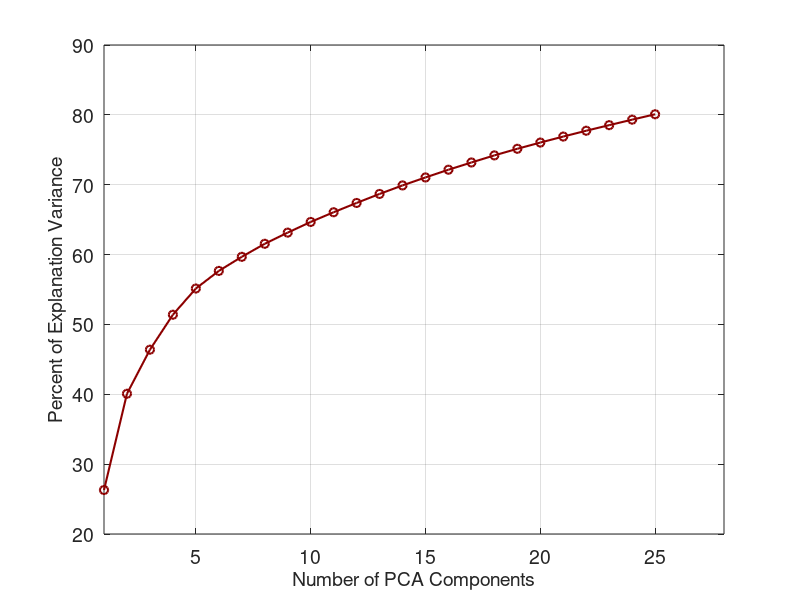

Write MATLAB code to recreate this figure. (Note: this script raises an error after producing the figure.)
%%
clear
clc

load('gmv_all_r.mat') 
load('gmv_id.mat') %%%% gmv samples id
load('methy_index.mat')  %%%%% methylation samples id
load('sig_methy_cpg_2.mat')
load('pathway_gene_targetpath.mat')
load('demethy_pls_genes05.mat')  %%% PLS and DMP overlapped genes 
load('cpg_site.mat') %%% PLS and DMP overlapped genes' cpg sites


%% methy and gmv corr 获取甲基化样本对应 gmv 计算相关
all_ids = [hc_id_gmv;mdd_id_gmv];

sig_region = regions_mdd_hc;
%%% hc
[a,id_hc] = ismember(hc_index_methy,all_ids);
hc_gmv = gmv_all_r_glm(id_hc,sig_region);

%%% mdd
[a,id_mdd] = ismember(mdd_index_methy,all_ids);
mdd_gmv = gmv_all_r_glm(id_mdd,sig_region);

%% pca 甲基化PCA降维；进行glm 线性拟合 pls_overlap  mdd
gmv_all = [mdd_gmv;hc_gmv];
sig_methy_data_all = [sig_methy_cpg_mdd;sig_methy_cpg_hc];

sig_methy_data_all_overlap = sig_methy_cpg_mdd(:,pathway_gene_targetpath==1);
sig_methy_data_all_overlap = zscore(sig_methy_data_all_overlap);


[coeff,score,latent,tsquared,explained,mu] = pca(sig_methy_data_all_overlap);

sum(explained(1:25)) %%%% explain rates;
sum_exp = [];
for i=1:25
    sumexp(i) = sum(explained(1:i));
end

dim=25;
figure
plot(1:dim,sumexp,'-o','LineWidth',1.5,'Color',[140/255,0,0]);
set(gca,'Fontsize',14)
xlabel('Number of PCA Components','FontSize',14);
ylabel('Percent of Explanation Variance','FontSize',14);
xlim([1,28])
grid on

%% PCR analysis of mdd gmv and mdd methylation
F_step_gmv_methy = [];
P_step_gmv_methy = [];

for j=1:15
    k=10+j;
    [coeff,score,latent,tsquared,explained,mu] = pca(sig_methy_data_all_overlap,'NumComponents',k);
    for i=1:10
        [b,se,pval,finalmodel,stats] = stepwisefit(score,mdd_gmv(:,i),'display','off');
        F_step_gmv_methy(j,i) = stats.fstat;
        P_step_gmv_methy(j,i) = stats.pval;
    end 
end


%% get PCR compents of FFC , IFG, ACC
R = 1;

[b,se,pval,finalmodel,stats] = stepwisefit(score,mdd_gmv(:,R),'display','off');
pred_y_swlr1 = stats.intercept + score(:,finalmodel)*b(finalmodel);
[r,p] = corr(mdd_gmv(:,R),pred_y_swlr1)
figure
plot(mdd_gmv(:,R),pred_y_swlr1,'.')
lsline
comps_1 = find(finalmodel==1);
comps_1_v = b(finalmodel==1)


%%% IFG
R = 8;
[b,se,pval,finalmodel,stats] = stepwisefit(score,mdd_gmv(:,R),'display','off');
pred_y_swlr1 = stats.intercept + score(:,finalmodel)*b(finalmodel);
[r,p] = corr(mdd_gmv(:,R),pred_y_swlr1)
figure
plot(mdd_gmv(:,R),pred_y_swlr1,'.')
lsline
comps_2 = find(finalmodel==1);
comps_2_v = b(finalmodel==1)

%%% ACC
R = 10;
[b,se,pval,finalmodel,stats] = stepwisefit(score,mdd_gmv(:,R),'display','off');
pred_y_swlr1 = stats.intercept + score(:,finalmodel)*b(finalmodel);
[r,p] = corr(mdd_gmv(:,R),pred_y_swlr1)
figure
plot(mdd_gmv(:,R),pred_y_swlr1,'.')
lsline 
comps_3 = find(finalmodel==1);
comps_3_v = b(finalmodel==1)

%% Leave one out cross valition of PCR model

%%% FFC
R = 1;
x=score(:,comps_1);
y=mdd_gmv(:,R);
y_pred = [];

for i=1:length(y)
    train_data_index = setdiff([1:length(y)],i);
    test_y = y(i);
    test_x = x(i,:);
    train_y = y(train_data_index);
    train_x = x(train_data_index,:);
    [b,bint,r,rint,stats] = regress(train_y,[ones(length(train_x),1),train_x]);
    pred_y = [1,test_x]*b;  
    y_pred(i) = pred_y;
end
[r,p] = corr(y,y_pred')
figure
plot(y,y_pred','.')
lsline


%%% IFG
R = 8;
x=score(:,comps_2);
y=mdd_gmv(:,R);
y_pred = [];

for i=1:length(y)
    train_data_index = setdiff([1:length(y)],i);
    test_y = y(i);
    test_x = x(i,:);
    train_y = y(train_data_index);
    train_x = x(train_data_index,:); 
    [b,bint,r,rint,stats] = regress(train_y,[ones(length(train_x),1),train_x]);
    pred_y = [1,test_x]*b; 
    y_pred(i) = pred_y;
end

[r,p] = corr(y,y_pred')
figure
plot(y,y_pred','.')
lsline


%%% ACC
R = 10;
x=score(:,comps_3);
y=mdd_gmv(:,R);
y_pred = [];


for i=1:length(y)
    train_data_index = setdiff([1:length(y)],i);
    test_y = y(i);
    test_x = x(i,:);
    train_y = y(train_data_index);
    train_x = x(train_data_index,:); 
    [b,bint,r,rint,stats] = regress(train_y,[ones(length(train_x),1),train_x]);
    pred_y = [1,test_x]*b;
    y_pred(i) = pred_y;
end

[r,p] = corr(y, y_pred')
figure
plot(y, y_pred', '.')
lsline

%% get methylation cpg weights in FFC,IFG,ACC  

%%% ffc
[r1,p] = corr(sig_methy_data_all_overlap,score(:,comps_1));
r_comp1= sum(abs(r1)/3,2);
r_comp1_r = sort(r_comp1,'descend');
r1_comp1 = r1;

%%%IFG
[r1,p] = corr(sig_methy_data_all_overlap,score(:,comps_2));
r_comp2 = sum(abs(r1)/2,2);
r_comp2_r = sort(r_comp2,'descend');
r2_comp1 = r1;

%%% ACC
[r1,p] = corr(sig_methy_data_all_overlap,score(:,comps_3));
r_comp3 = sum(abs(r1)/2,2);
r_comp3_r = sort(r_comp3,'descend');
r3_comp1 = r1;

weight_all = [];
weight_all = [r_comp1,r_comp2,r_comp3];
id1 = find(weight_all(:,1)>r_comp1_r(5));
id2 = find(weight_all(:,2)>r_comp2_r(10));
id3 = find(weight_all(:,3)>r_comp3_r(10));

ids = union(id1,id2);
ids = union(ids,id3); 
ids = union(ids,[24,28,120])  %%% add MDD risk genes 'CRHBP','HTR1A','NTRK3';

r1_comp1_ids = r1_comp1(ids,:);
r2_comp1_ids = r2_comp1(ids,:);
r3_comp1_ids = r3_comp1(ids,:);

weight_all_1 = weight_all(ids,:);
%weight_all_2 = weight_all_1./sum(weight_all_1);

genes_pathway = demethy_pls_genes05(pathway_gene_targetpath==1) ;
cpg_pathway = cpg_site(pathway_gene_targetpath==1);

overlap_genes = demethy_pls_genes05(pathway_gene_targetpath==1);
weight_genes = overlap_genes(ids)
weight_cpg = cpg_pathway(ids)

%%%% remove unrelated genes and the genes had multiple cpgs
weight_genes_sub = [3,5,6,7,8,10,15,16,20,21,22,24];
weight_genes(weight_genes_sub)

weight_all_1([4,9,11,13,8,17,23],:)=[];
weight_genes([4,9,11,13,8,17,23]) =[];
weight_cpg([4,9,11,13,8,17,23]) = [];
ids([4,9,11,13,8,17,23])=[];
%% cpg methy and gene exp correlation in IFG
load('100DS360scaledRobustSigmoidNSGRNAseqQC1LRcortex_ROI_NOdistCorrEuclidean.mat');
group_express=parcelExpression(sig_region,2:end);   
GENEdata=group_express;     
gene_name = probeInformation.GeneSymbol;

%%% mean values of cpg methylation
sig_methy_cpg_mdd_overlap = sig_methy_cpg_mdd(:,pathway_gene_targetpath==1);
sig_methy_cpg_mdd_overlap_mean = mean(sig_methy_cpg_mdd_overlap)';

%%% IFG cpgs methylation and gene expression
%%% select cpg weights or gene express higher in IFG;
weight_genes_sub = [3:8,10,11,14:17]

[h,id] = ismember(weight_genes(weight_genes_sub),gene_name);
cpg_gene_exp = GENEdata(:,id);
score_methy1 = sig_methy_cpg_mdd_overlap_mean(ids(weight_genes_sub));

[r,p] = corr(cpg_gene_exp([8],:)',score_methy1,'type','Spearman')

genes_ifg_top = weight_genes(weight_genes_sub);
exp_ifg_cpg = cpg_gene_exp(8,:)';
methy_ifg_cpg = score_methy1;

plot(score_methy1,cpg_gene_exp(8,:)','.')
lsline 

%% ifg random permuation test of correlation between cpg methylation and gene expression
[~,weight_genes_sort] = sort(weight_all(:,2),'descend');
weight_genes_sort_genes = overlap_genes(weight_genes_sort);

[h,id] = ismember(weight_genes_sort_genes,gene_name);

x = sig_methy_cpg_mdd_overlap_mean(weight_genes_sort);
y = GENEdata(8,id)';

r = [];
p=[];
for i=1:5000
    rand_id = randsample([1:length(x)],length(weight_genes_sub));
    [r(i),p(i)] = corr(x(rand_id,1),y(rand_id,1),'type','Spearman');
end
hist(r)
r = r';

p_permutation = sum(r<-0.77)/5000

%%
